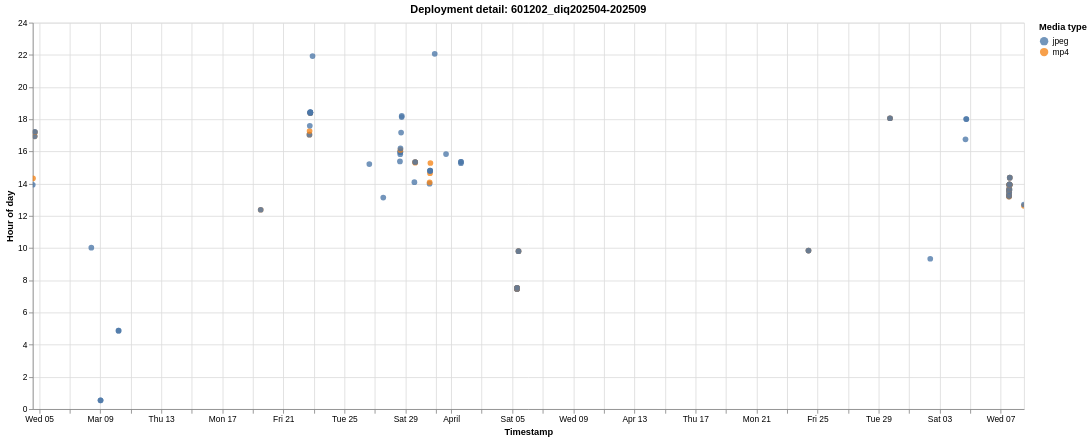

Write a Vega-Lite specification for this figure.
### Vega-Lite specification from a JSON file in a GitHub repository (floating-point values rounded to 4 significant figures)
{"$schema": "https://vega.github.io/schema/vega-lite/v6.1.0.json", "config": {"view": {"continuousHeight": 300, "continuousWidth": 300}}, "data": {"name": "data-5e119caf9dc8693a0574c19c5445c948"}, "datasets": {"data-5e119caf9dc8693a0574c19c5445c948": [{"deployment": "601202_diq202504-202509", "deployment_order": 20, "event_index": 0, "hour_of_day": 13.93, "media_type": "jpeg", "timestamp": "2025-03-04T13:55:58"}, {"deployment": "601202_diq202504-202509", "deployment_order": 20, "event_index": 1, "hour_of_day": 14.33, "media_type": "mp4", "timestamp": "2025-03-04T14:19:57"}, {"deployment": "601202_diq202504-202509", "deployment_order": 20, "event_index": 2, "hour_of_day": 16.94, "media_type": "mp4", "timestamp": "2025-03-04T16:56:28"}, {"deployment": "601202_diq202504-202509", "deployment_order": 20, "event_index": 3, "hour_of_day": 16.94, "media_type": "jpeg", "timestamp": "2025-03-04T16:56:29"}, {"deployment": "601202_diq202504-202509", "deployment_order": 20, "event_index": 4, "hour_of_day": 17.19, "media_type": "jpeg", "timestamp": "2025-03-04T17:11:20"}, {"deployment": "601202_diq202504-202509", "deployment_order": 20, "event_index": 5, "hour_of_day": 17.2, "media_type": "mp4", "timestamp": "2025-03-04T17:12:05"}, {"deployment": "601202_diq202504-202509", "deployment_order": 20, "event_index": 6, "hour_of_day": 17.23, "media_type": "jpeg", "timestamp": "2025-03-04T17:13:37"}, {"deployment": "601202_diq202504-202509", "deployment_order": 20, "event_index": 7, "hour_of_day": 10.02, "media_type": "jpeg", "timestamp": "2025-03-08T10:01:23"}, {"deployment": "601202_diq202504-202509", "deployment_order": 20, "event_index": 8, "hour_of_day": 0.5444, "media_type": "jpeg", "timestamp": "2025-03-09T00:32:40"}, {"deployment": "601202_diq202504-202509", "deployment_order": 20, "event_index": 9, "hour_of_day": 0.5447, "media_type": "jpeg", "timestamp": "2025-03-09T00:32:41"}, {"deployment": "601202_diq202504-202509", "deployment_order": 20, "event_index": 10, "hour_of_day": 4.867, "media_type": "jpeg", "timestamp": "2025-03-10T04:52:01"}, {"deployment": "601202_diq202504-202509", "deployment_order": 20, "event_index": 11, "hour_of_day": 4.867, "media_type": "jpeg", "timestamp": "2025-03-10T04:52:02"}, {"deployment": "601202_diq202504-202509", "deployment_order": 20, "event_index": 12, "hour_of_day": 12.38, "media_type": "mp4", "timestamp": "2025-03-19T12:22:54"}, {"deployment": "601202_diq202504-202509", "deployment_order": 20, "event_index": 13, "hour_of_day": 12.38, "media_type": "jpeg", "timestamp": "2025-03-19T12:22:55"}, {"deployment": "601202_diq202504-202509", "deployment_order": 20, "event_index": 14, "hour_of_day": 17.04, "media_type": "mp4", "timestamp": "2025-03-22T17:02:36"}, {"deployment": "601202_diq202504-202509", "deployment_order": 20, "event_index": 15, "hour_of_day": 17.04, "media_type": "jpeg", "timestamp": "2025-03-22T17:02:37"}, {"deployment": "601202_diq202504-202509", "deployment_order": 20, "event_index": 16, "hour_of_day": 17.27, "media_type": "mp4", "timestamp": "2025-03-22T17:15:59"}, {"deployment": "601202_diq202504-202509", "deployment_order": 20, "event_index": 17, "hour_of_day": 17.6, "media_type": "jpeg", "timestamp": "2025-03-22T17:35:55"}, {"deployment": "601202_diq202504-202509", "deployment_order": 20, "event_index": 18, "hour_of_day": 18.39, "media_type": "jpeg", "timestamp": "2025-03-22T18:23:22"}, {"deployment": "601202_diq202504-202509", "deployment_order": 20, "event_index": 19, "hour_of_day": 18.39, "media_type": "mp4", "timestamp": "2025-03-22T18:23:22"}, {"deployment": "601202_diq202504-202509", "deployment_order": 20, "event_index": 20, "hour_of_day": 18.39, "media_type": "jpeg", "timestamp": "2025-03-22T18:23:23"}, {"deployment": "601202_diq202504-202509", "deployment_order": 20, "event_index": 21, "hour_of_day": 18.42, "media_type": "jpeg", "timestamp": "2025-03-22T18:25:06"}, {"deployment": "601202_diq202504-202509", "deployment_order": 20, "event_index": 22, "hour_of_day": 18.42, "media_type": "jpeg", "timestamp": "2025-03-22T18:25:07"}, {"deployment": "601202_diq202504-202509", "deployment_order": 20, "event_index": 23, "hour_of_day": 18.44, "media_type": "jpeg", "timestamp": "2025-03-22T18:26:24"}, {"deployment": "601202_diq202504-202509", "deployment_order": 20, "event_index": 24, "hour_of_day": 18.44, "media_type": "jpeg", "timestamp": "2025-03-22T18:26:25"}, {"deployment": "601202_diq202504-202509", "deployment_order": 20, "event_index": 25, "hour_of_day": 21.93, "media_type": "jpeg", "timestamp": "2025-03-22T21:55:33"}, {"deployment": "601202_diq202504-202509", "deployment_order": 20, "event_index": 26, "hour_of_day": 15.22, "media_type": "jpeg", "timestamp": "2025-03-26T15:12:59"}, {"deployment": "601202_diq202504-202509", "deployment_order": 20, "event_index": 27, "hour_of_day": 13.14, "media_type": "jpeg", "timestamp": "2025-03-27T13:08:18"}, {"deployment": "601202_diq202504-202509", "deployment_order": 20, "event_index": 28, "hour_of_day": 15.38, "media_type": "jpeg", "timestamp": "2025-03-28T15:23:03"}, {"deployment": "601202_diq202504-202509", "deployment_order": 20, "event_index": 29, "hour_of_day": 15.83, "media_type": "jpeg", "timestamp": "2025-03-28T15:49:45"}, {"deployment": "601202_diq202504-202509", "deployment_order": 20, "event_index": 30, "hour_of_day": 15.96, "media_type": "jpeg", "timestamp": "2025-03-28T15:57:40"}, {"deployment": "601202_diq202504-202509", "deployment_order": 20, "event_index": 31, "hour_of_day": 15.96, "media_type": "jpeg", "timestamp": "2025-03-28T15:57:41"}, {"deployment": "601202_diq202504-202509", "deployment_order": 20, "event_index": 32, "hour_of_day": 15.97, "media_type": "jpeg", "timestamp": "2025-03-28T15:58:17"}, {"deployment": "601202_diq202504-202509", "deployment_order": 20, "event_index": 33, "hour_of_day": 16.1, "media_type": "mp4", "timestamp": "2025-03-28T16:05:53"}, {"deployment": "601202_diq202504-202509", "deployment_order": 20, "event_index": 34, "hour_of_day": 16.19, "media_type": "jpeg", "timestamp": "2025-03-28T16:11:34"}, {"deployment": "601202_diq202504-202509", "deployment_order": 20, "event_index": 35, "hour_of_day": 17.18, "media_type": "jpeg", "timestamp": "2025-03-28T17:10:35"}, {"deployment": "601202_diq202504-202509", "deployment_order": 20, "event_index": 36, "hour_of_day": 18.14, "media_type": "jpeg", "timestamp": "2025-03-28T18:08:20"}, {"deployment": "601202_diq202504-202509", "deployment_order": 20, "event_index": 37, "hour_of_day": 18.21, "media_type": "jpeg", "timestamp": "2025-03-28T18:12:26"}, {"deployment": "601202_diq202504-202509", "deployment_order": 20, "event_index": 38, "hour_of_day": 14.1, "media_type": "jpeg", "timestamp": "2025-03-29T14:05:47"}, {"deployment": "601202_diq202504-202509", "deployment_order": 20, "event_index": 39, "hour_of_day": 15.3, "media_type": "mp4", "timestamp": "2025-03-29T15:17:56"}, {"deployment": "601202_diq202504-202509", "deployment_order": 20, "event_index": 40, "hour_of_day": 15.35, "media_type": "jpeg", "timestamp": "2025-03-29T15:20:43"}, {"deployment": "601202_diq202504-202509", "deployment_order": 20, "event_index": 41, "hour_of_day": 15.35, "media_type": "mp4", "timestamp": "2025-03-29T15:20:43"}, {"deployment": "601202_diq202504-202509", "deployment_order": 20, "event_index": 42, "hour_of_day": 15.35, "media_type": "jpeg", "timestamp": "2025-03-29T15:20:44"}, {"deployment": "601202_diq202504-202509", "deployment_order": 20, "event_index": 43, "hour_of_day": 14.0, "media_type": "jpeg", "timestamp": "2025-03-30T13:59:59"}, {"deployment": "601202_diq202504-202509", "deployment_order": 20, "event_index": 44, "hour_of_day": 14.09, "media_type": "mp4", "timestamp": "2025-03-30T14:05:08"}, {"deployment": "601202_diq202504-202509", "deployment_order": 20, "event_index": 45, "hour_of_day": 14.65, "media_type": "mp4", "timestamp": "2025-03-30T14:39:01"}, {"deployment": "601202_diq202504-202509", "deployment_order": 20, "event_index": 46, "hour_of_day": 14.8, "media_type": "jpeg", "timestamp": "2025-03-30T14:48:02"}, {"deployment": "601202_diq202504-202509", "deployment_order": 20, "event_index": 47, "hour_of_day": 14.81, "media_type": "jpeg", "timestamp": "2025-03-30T14:48:35"}, {"deployment": "601202_diq202504-202509", "deployment_order": 20, "event_index": 48, "hour_of_day": 14.81, "media_type": "jpeg", "timestamp": "2025-03-30T14:48:36"}, {"deployment": "601202_diq202504-202509", "deployment_order": 20, "event_index": 49, "hour_of_day": 15.28, "media_type": "mp4", "timestamp": "2025-03-30T15:17:00"}, {"deployment": "601202_diq202504-202509", "deployment_order": 20, "event_index": 50, "hour_of_day": 22.06, "media_type": "jpeg", "timestamp": "2025-03-30T22:03:45"}, {"deployment": "601202_diq202504-202509", "deployment_order": 20, "event_index": 51, "hour_of_day": 15.84, "media_type": "jpeg", "timestamp": "2025-03-31T15:50:14"}, {"deployment": "601202_diq202504-202509", "deployment_order": 20, "event_index": 52, "hour_of_day": 15.27, "media_type": "jpeg", "timestamp": "2025-04-01T15:16:07"}, {"deployment": "601202_diq202504-202509", "deployment_order": 20, "event_index": 53, "hour_of_day": 15.36, "media_type": "jpeg", "timestamp": "2025-04-01T15:21:24"}, {"deployment": "601202_diq202504-202509", "deployment_order": 20, "event_index": 54, "hour_of_day": 15.36, "media_type": "jpeg", "timestamp": "2025-04-01T15:21:25"}, {"deployment": "601202_diq202504-202509", "deployment_order": 20, "event_index": 55, "hour_of_day": 7.457, "media_type": "jpeg", "timestamp": "2025-04-05T07:27:26"}, {"deployment": "601202_diq202504-202509", "deployment_order": 20, "event_index": 56, "hour_of_day": 7.457, "media_type": "mp4", "timestamp": "2025-04-05T07:27:26"}, {"deployment": "601202_diq202504-202509", "deployment_order": 20, "event_index": 57, "hour_of_day": 7.458, "media_type": "jpeg", "timestamp": "2025-04-05T07:27:27"}, {"deployment": "601202_diq202504-202509", "deployment_order": 20, "event_index": 58, "hour_of_day": 7.475, "media_type": "jpeg", "timestamp": "2025-04-05T07:28:30"}, {"deployment": "601202_diq202504-202509", "deployment_order": 20, "event_index": 59, "hour_of_day": 7.475, "media_type": "mp4", "timestamp": "2025-04-05T07:28:30"}, {"deployment": "601202_diq202504-202509", "deployment_order": 20, "event_index": 60, "hour_of_day": 7.475, "media_type": "jpeg", "timestamp": "2025-04-05T07:28:31"}, {"deployment": "601202_diq202504-202509", "deployment_order": 20, "event_index": 61, "hour_of_day": 7.516, "media_type": "jpeg", "timestamp": "2025-04-05T07:30:59"}, {"deployment": "601202_diq202504-202509", "deployment_order": 20, "event_index": 62, "hour_of_day": 7.516, "media_type": "mp4", "timestamp": "2025-04-05T07:30:59"}, {"deployment": "601202_diq202504-202509", "deployment_order": 20, "event_index": 63, "hour_of_day": 7.517, "media_type": "jpeg", "timestamp": "2025-04-05T07:31:00"}, {"deployment": "601202_diq202504-202509", "deployment_order": 20, "event_index": 64, "hour_of_day": 7.533, "media_type": "jpeg", "timestamp": "2025-04-05T07:31:58"}, {"deployment": "601202_diq202504-202509", "deployment_order": 20, "event_index": 65, "hour_of_day": 7.533, "media_type": "mp4", "timestamp": "2025-04-05T07:31:58"}, {"deployment": "601202_diq202504-202509", "deployment_order": 20, "event_index": 66, "hour_of_day": 7.533, "media_type": "jpeg", "timestamp": "2025-04-05T07:31:59"}, {"deployment": "601202_diq202504-202509", "deployment_order": 20, "event_index": 67, "hour_of_day": 9.807, "media_type": "jpeg", "timestamp": "2025-04-05T09:48:25"}, {"deployment": "601202_diq202504-202509", "deployment_order": 20, "event_index": 68, "hour_of_day": 9.807, "media_type": "mp4", "timestamp": "2025-04-05T09:48:25"}, {"deployment": "601202_diq202504-202509", "deployment_order": 20, "event_index": 69, "hour_of_day": 9.807, "media_type": "jpeg", "timestamp": "2025-04-05T09:48:26"}, {"deployment": "601202_diq202504-202509", "deployment_order": 20, "event_index": 70, "hour_of_day": 9.847, "media_type": "jpeg", "timestamp": "2025-04-24T09:50:49"}, {"deployment": "601202_diq202504-202509", "deployment_order": 20, "event_index": 71, "hour_of_day": 9.847, "media_type": "mp4", "timestamp": "2025-04-24T09:50:49"}, {"deployment": "601202_diq202504-202509", "deployment_order": 20, "event_index": 72, "hour_of_day": 9.847, "media_type": "jpeg", "timestamp": "2025-04-24T09:50:50"}, {"deployment": "601202_diq202504-202509", "deployment_order": 20, "event_index": 73, "hour_of_day": 18.06, "media_type": "jpeg", "timestamp": "2025-04-29T18:03:49"}, {"deployment": "601202_diq202504-202509", "deployment_order": 20, "event_index": 74, "hour_of_day": 18.06, "media_type": "mp4", "timestamp": "2025-04-29T18:03:49"}, {"deployment": "601202_diq202504-202509", "deployment_order": 20, "event_index": 75, "hour_of_day": 18.06, "media_type": "jpeg", "timestamp": "2025-04-29T18:03:50"}, {"deployment": "601202_diq202504-202509", "deployment_order": 20, "event_index": 76, "hour_of_day": 9.337, "media_type": "jpeg", "timestamp": "2025-05-02T09:20:12"}, {"deployment": "601202_diq202504-202509", "deployment_order": 20, "event_index": 77, "hour_of_day": 16.76, "media_type": "jpeg", "timestamp": "2025-05-04T16:45:22"}, {"deployment": "601202_diq202504-202509", "deployment_order": 20, "event_index": 78, "hour_of_day": 18.01, "media_type": "jpeg", "timestamp": "2025-05-04T18:00:52"}, {"deployment": "601202_diq202504-202509", "deployment_order": 20, "event_index": 79, "hour_of_day": 18.01, "media_type": "jpeg", "timestamp": "2025-05-04T18:00:53"}, {"deployment": "601202_diq202504-202509", "deployment_order": 20, "event_index": 80, "hour_of_day": 13.2, "media_type": "jpeg", "timestamp": "2025-05-07T13:11:50"}, {"deployment": "601202_diq202504-202509", "deployment_order": 20, "event_index": 81, "hour_of_day": 13.2, "media_type": "mp4", "timestamp": "2025-05-07T13:11:50"}, {"deployment": "601202_diq202504-202509", "deployment_order": 20, "event_index": 82, "hour_of_day": 13.24, "media_type": "jpeg", "timestamp": "2025-05-07T13:14:39"}, {"deployment": "601202_diq202504-202509", "deployment_order": 20, "event_index": 83, "hour_of_day": 13.24, "media_type": "mp4", "timestamp": "2025-05-07T13:14:39"}, {"deployment": "601202_diq202504-202509", "deployment_order": 20, "event_index": 84, "hour_of_day": 13.24, "media_type": "jpeg", "timestamp": "2025-05-07T13:14:40"}, {"deployment": "601202_diq202504-202509", "deployment_order": 20, "event_index": 85, "hour_of_day": 13.27, "media_type": "jpeg", "timestamp": "2025-05-07T13:16:28"}, {"deployment": "601202_diq202504-202509", "deployment_order": 20, "event_index": 86, "hour_of_day": 13.27, "media_type": "mp4", "timestamp": "2025-05-07T13:16:28"}, {"deployment": "601202_diq202504-202509", "deployment_order": 20, "event_index": 87, "hour_of_day": 13.27, "media_type": "jpeg", "timestamp": "2025-05-07T13:16:29"}, {"deployment": "601202_diq202504-202509", "deployment_order": 20, "event_index": 88, "hour_of_day": 13.46, "media_type": "jpeg", "timestamp": "2025-05-07T13:27:33"}, {"deployment": "601202_diq202504-202509", "deployment_order": 20, "event_index": 89, "hour_of_day": 13.46, "media_type": "mp4", "timestamp": "2025-05-07T13:27:33"}, {"deployment": "601202_diq202504-202509", "deployment_order": 20, "event_index": 90, "hour_of_day": 13.46, "media_type": "jpeg", "timestamp": "2025-05-07T13:27:34"}, {"deployment": "601202_diq202504-202509", "deployment_order": 20, "event_index": 91, "hour_of_day": 13.57, "media_type": "jpeg", "timestamp": "2025-05-07T13:34:15"}, {"deployment": "601202_diq202504-202509", "deployment_order": 20, "event_index": 92, "hour_of_day": 13.57, "media_type": "jpeg", "timestamp": "2025-05-07T13:34:16"}, {"deployment": "601202_diq202504-202509", "deployment_order": 20, "event_index": 93, "hour_of_day": 13.6, "media_type": "jpeg", "timestamp": "2025-05-07T13:36:15"}, {"deployment": "601202_diq202504-202509", "deployment_order": 20, "event_index": 94, "hour_of_day": 13.6, "media_type": "mp4", "timestamp": "2025-05-07T13:36:15"}, {"deployment": "601202_diq202504-202509", "deployment_order": 20, "event_index": 95, "hour_of_day": 13.6, "media_type": "jpeg", "timestamp": "2025-05-07T13:36:16"}, {"deployment": "601202_diq202504-202509", "deployment_order": 20, "event_index": 96, "hour_of_day": 13.67, "media_type": "jpeg", "timestamp": "2025-05-07T13:40:23"}, {"deployment": "601202_diq202504-202509", "deployment_order": 20, "event_index": 97, "hour_of_day": 13.67, "media_type": "mp4", "timestamp": "2025-05-07T13:40:23"}, {"deployment": "601202_diq202504-202509", "deployment_order": 20, "event_index": 98, "hour_of_day": 13.67, "media_type": "jpeg", "timestamp": "2025-05-07T13:40:24"}, {"deployment": "601202_diq202504-202509", "deployment_order": 20, "event_index": 99, "hour_of_day": 13.9, "media_type": "mp4", "timestamp": "2025-05-07T13:53:51"}, {"deployment": "601202_diq202504-202509", "deployment_order": 20, "event_index": 100, "hour_of_day": 13.9, "media_type": "jpeg", "timestamp": "2025-05-07T13:53:52"}, {"deployment": "601202_diq202504-202509", "deployment_order": 20, "event_index": 101, "hour_of_day": 13.91, "media_type": "jpeg", "timestamp": "2025-05-07T13:54:26"}, {"deployment": "601202_diq202504-202509", "deployment_order": 20, "event_index": 102, "hour_of_day": 13.91, "media_type": "mp4", "timestamp": "2025-05-07T13:54:26"}, {"deployment": "601202_diq202504-202509", "deployment_order": 20, "event_index": 103, "hour_of_day": 13.91, "media_type": "jpeg", "timestamp": "2025-05-07T13:54:27"}, {"deployment": "601202_diq202504-202509", "deployment_order": 20, "event_index": 104, "hour_of_day": 13.92, "media_type": "mp4", "timestamp": "2025-05-07T13:55:17"}, {"deployment": "601202_diq202504-202509", "deployment_order": 20, "event_index": 105, "hour_of_day": 13.92, "media_type": "jpeg", "timestamp": "2025-05-07T13:55:18"}, {"deployment": "601202_diq202504-202509", "deployment_order": 20, "event_index": 106, "hour_of_day": 13.95, "media_type": "jpeg", "timestamp": "2025-05-07T13:57:00"}, {"deployment": "601202_diq202504-202509", "deployment_order": 20, "event_index": 107, "hour_of_day": 13.95, "media_type": "mp4", "timestamp": "2025-05-07T13:57:00"}, {"deployment": "601202_diq202504-202509", "deployment_order": 20, "event_index": 108, "hour_of_day": 13.95, "media_type": "jpeg", "timestamp": "2025-05-07T13:57:01"}, {"deployment": "601202_diq202504-202509", "deployment_order": 20, "event_index": 109, "hour_of_day": 13.96, "media_type": "jpeg", "timestamp": "2025-05-07T13:57:32"}, {"deployment": "601202_diq202504-202509", "deployment_order": 20, "event_index": 110, "hour_of_day": 13.96, "media_type": "mp4", "timestamp": "2025-05-07T13:57:32"}, {"deployment": "601202_diq202504-202509", "deployment_order": 20, "event_index": 111, "hour_of_day": 13.96, "media_type": "jpeg", "timestamp": "2025-05-07T13:57:33"}, {"deployment": "601202_diq202504-202509", "deployment_order": 20, "event_index": 112, "hour_of_day": 14.37, "media_type": "jpeg", "timestamp": "2025-05-07T14:22:14"}, {"deployment": "601202_diq202504-202509", "deployment_order": 20, "event_index": 113, "hour_of_day": 14.37, "media_type": "mp4", "timestamp": "2025-05-07T14:22:14"}, {"deployment": "601202_diq202504-202509", "deployment_order": 20, "event_index": 114, "hour_of_day": 14.37, "media_type": "jpeg", "timestamp": "2025-05-07T14:22:15"}, {"deployment": "601202_diq202504-202509", "deployment_order": 20, "event_index": 115, "hour_of_day": 12.62, "media_type": "mp4", "timestamp": "2025-05-08T12:37:27"}, {"deployment": "601202_diq202504-202509", "deployment_order": 20, "event_index": 116, "hour_of_day": 12.71, "media_type": "jpeg", "timestamp": "2025-05-08T12:42:25"}]}, "encoding": {"color": {"field": "media_type", "scale": {"scheme": "tableau10"}, "title": "Media type", "type": "nominal"}, "shape": {"field": "media_type", "title": "Media type", "type": "nominal"}, "tooltip": [{"field": "deployment", "title": "Deployment", "type": "nominal"}, {"field": "timestamp", "format": "%Y-%m-%d %H:%M:%S", "title": "Timestamp", "type": "temporal"}, {"field": "hour_of_day", "format": ".2f", "title": "Hour of day", "type": "quantitative"}, {"field": "media_type", "title": "Media type", "type": "nominal"}], "x": {"field": "timestamp", "title": "Timestamp", "type": "temporal"}, "y": {"field": "hour_of_day", "scale": {"domain": [0, 24]}, "title": "Hour of day", "type": "quantitative"}}, "height": 460, "mark": {"opacity": 0.78, "size": 46, "type": "circle"}, "params": [{"bind": "scales", "name": "param_1e9efca18e7a2868", "select": {"encodings": ["x", "y"], "type": "interval"}}], "title": "Deployment detail: 601202_diq202504-202509", "width": 1180}
